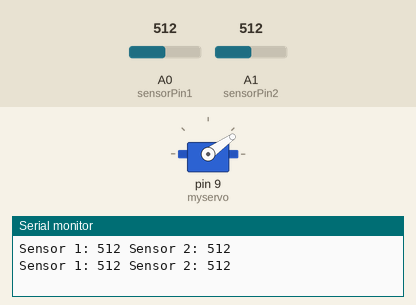
A sketch run on a simulated Arduino Uno, built with avr-gcc and run on an emulated ATmega328P. Shown: servo, the last lines printed to the serial monitor. The inputs (shaded band) are chosen by the test bench; at power-on: A0 (sensorPin1) = 512, A1 (sensorPin2) = 512.

Above: at 1.8 s.
1.9 s: A0 (sensorPin1) set to 530
At 2.6 s:
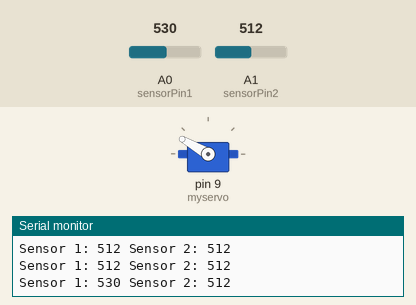
3.5 s: A0 (sensorPin1) set to 511
At 5.2 s:
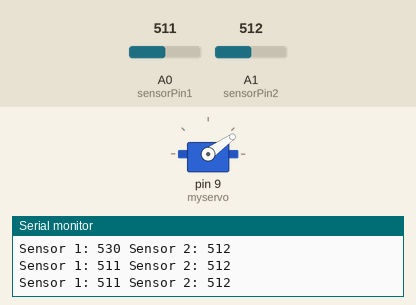
5.5 s: A0 (sensorPin1) set to 716
At 7.0 s:
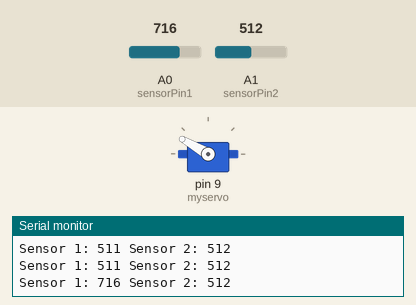
Timing chart, 0 to 8.5 s (numbered marks = the images above; inputs shaded):
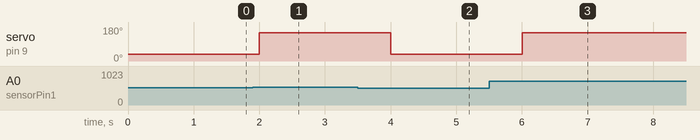

The sketch:

LDR_-_Sensor.ino
```cpp
#include <Servo.h>

int sensorPin1 = A0;    // select the input pin for the potentiometer
int sensorPin2 = A1;    // select the input pin for the potentiometer
int sensorValue1 = 0;  // variable to store the value coming from the sensor
int sensorValue2 = 0;  // variable to store the value coming from the sensor

Servo myservo; // create servo object to control a servo

void setup() {
  myservo.attach(9); // define pin used with servo motor
  Serial.begin(9600); // initialize Serial
}

void loop() {
  sensorValue1 = analogRead(sensorPin1); // update sensorValue1
  sensorValue2 = analogRead(sensorPin2); // update sensorValue2

  printSensorValues();

  // creating condition for servo to turn left or right following light
  if (sensorValue1 <= sensorValue2) {
    myservo.write(35);
    delay(1000);
  } else {
    myservo.write(150);
    delay(1000);
  }

}

void printSensorValues() {

  // print "Sensor 1:(sensorValue1)"
  Serial.print("Sensor 1: ");
  Serial.print(sensorValue1);

  // print "Sensor 2:(sensorValue2)"
  Serial.print(" Sensor 2: ");
  Serial.print(sensorValue2);

  // print space to start new line on serial monitor
  Serial.println();

}
```

Measured:
- the behaviour switches between 512 and 513 on A0 (sensorPin1) (found by bisection; images 0 and 1)
- after the input at 1.9 s, servo on pin 9 (myservo): 35° → 150° after 0.10 s
- after the input at 3.5 s, servo on pin 9 (myservo): 150° → 35° after 0.50 s
- after the input at 5.5 s, servo on pin 9 (myservo): 35° → 150° after 0.51 s
